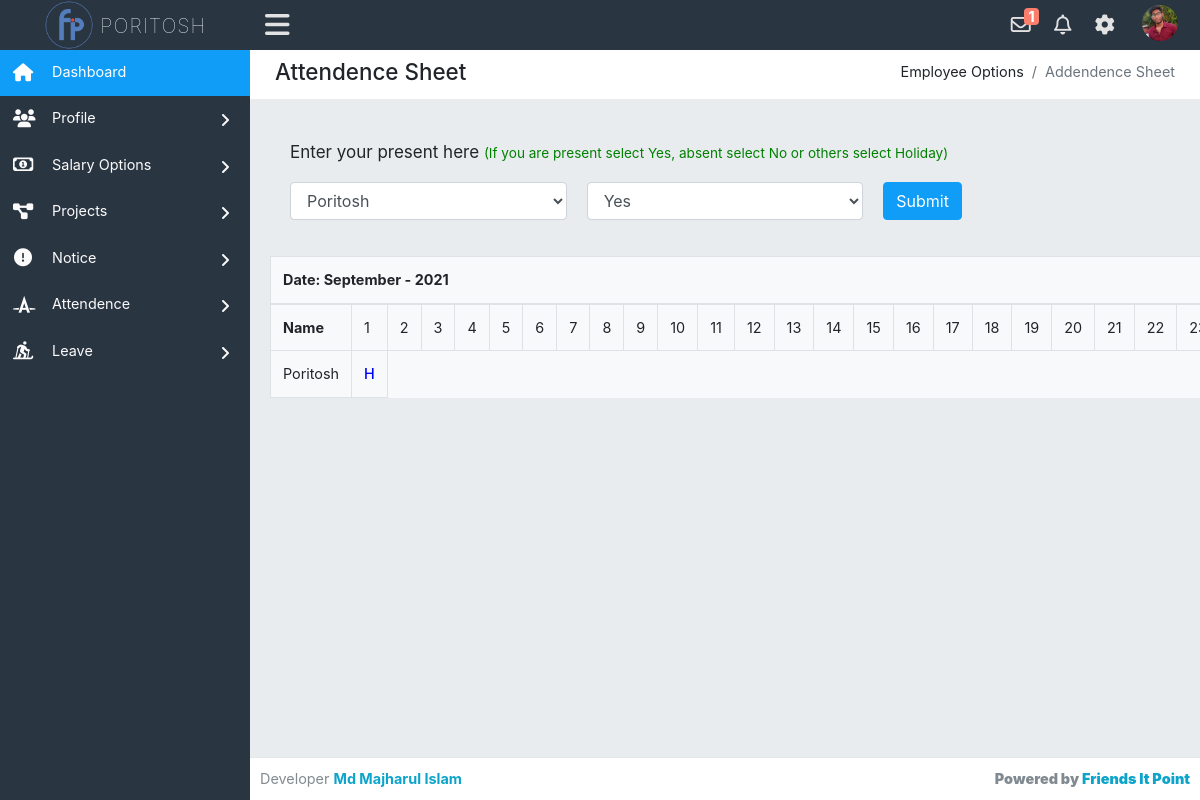
Screenshot of /attendence.php (signed in) with the database file from the repository.
### tables this page shows
CREATE TABLE `employee_info` (
  `id` int(11) NOT NULL,
  `employee_id` int(50) NOT NULL,
  `emp_fullname` varchar(100) NOT NULL,
  `emp_mail` varchar(50) NOT NULL,
  `emp_phone` int(20) NOT NULL,
  `emp_designation` varchar(50) NOT NULL,
  `emp_salary` varchar(50) NOT NULL,
  `emp_address` varchar(100) NOT NULL,
  `emp_password` varchar(150) NOT NULL,
  `emp_bio` varchar(1000) NOT NULL,
  `profile_pic` varchar(50) NOT NULL,
  `register_timedate` timestamp NOT NULL DEFAULT current_timestamp(),
  `total_salary` varchar(100) NOT NULL
);

CREATE TABLE `attendence` (
  `id` int(11) NOT NULL,
  `emp_id` int(11) NOT NULL,
  `attend_status` varchar(20) NOT NULL,
  `present_time` varchar(25) NOT NULL,
  `today_date` varchar(25) NOT NULL
);

### attendence.php (the view, shortened to what this page needs)
<?php require_once('header.php'); ?>
<div class="row">
    <div class="col-xl-12">
        <div class="breadcrumb-holder">
            <h1 class="main-title float-left">Attendence Sheet</h1>
            <ol class="breadcrumb float-right">
                <li class="breadcrumb-item">Employee Options</li>
                <li class="breadcrumb-item active">Addendence Sheet</li>
            </ol>
            <div class="clearfix"></div>
        </div>
    </div>
</div>
<div class="card-body">
    <p style="font-size:17px">Enter your present here <small style="color:green">(If you are present select Yes, absent select No or others select Holiday)</small></p style="font-size:17px">
    <form action="" method="POST">
        <div class="row">
            <div class="col-md-4">
                <div class="form-group">
                    <select name="emp_id" class="form-control">
                        <?php
                            $view = $pdo->prepare('SELECT id,emp_fullname FROM employee_info WHERE id=?');
                            $view->execute(array($_SESSION['logged_emp']));
                            $view_all = $view->fetchAll(PDO::FETCH_ASSOC);
                            foreach($view_all as $allemp) :
                         ?>
                        <option value="<?php echo $allemp['id']; ?>"><?php echo $allemp['emp_fullname']; ?></option>
                        <?php endforeach; ?>
                    </select>
                </div>
            </div>
            <div class="col-md-4">
                <div class="form-group">
                    <select name="attend_status" class="form-control">
                        <option value="p">Yes</option>
                    </select>
                </div>
            </div>
            <div class="col-md-4">
                <div class="form-group m-b-0">
                    <button class="btn btn-primary" type="submit" name="present">
                        Submit
                    </button>
                </div>
            </div>
        </div>
    </form>
</div>
<div class="row">
	<div class="col-md-12">
        <div class="table-responsive">
           <table class="table table-bordered bg-light">
              <thead>
                <tr>
                  <th scope="col" colspan="31">Date: <?php echo date('F - Y') ?></th>
                </tr>
              </thead>
              <tbody>
                <tr>
                    <th>Name</th>
                    <?php for($i = 1;$i <= date('t');$i++) : ?>
                    <td><?php echo $i; ?></td>
                    <?php endfor; ?>
                </tr>
                <?php
                    $viewdata = $pdo->prepare('SELECT * FROM employee_info WHERE id=?');
                    $viewdata->execute(array($_SESSION['logged_emp']));
                    $result = $viewdata->fetchAll(PDO::FETCH_ASSOC);
                    foreach ($result as $row) :
                ?>
                <tr>
                    <td><?php echo  $row['emp_fullname']; ?></td>
                    <?php
                        $statement = $pdo->prepare('SELECT * FROM attendence WHERE emp_id=?');
                        $statement->execute(array($row['id']));
                        $result = $statement->fetchAll(PDO::FETCH_ASSOC);
                        foreach ($result as $attend) :
                    ?>
                    <td>
                        <?php
                            if($attend['attend_status'] == 'p') {
                                if($attend['present_time'] < '08:01:00 am' AND $attend['present_time'] < '12:00:00 pm') {
                                    echo '<span style="color:green;font-weight:500">P</span>';
                                }
                                else{
                                    echo '<span style="color:red;font-weight:500">L</span>';
                                }
                            }
                            else{
                                if($attend['attend_status'] == 'a'){
                                    echo '<span style="color:red;font-weight:500">A</span>';
                                }
                                else{
                                    echo '<span style="color:blue;font-weight:500">H</span>';
                                }
                            }
                        ?>
                    </td>
                    <?php endforeach; ?>
                </tr>
                <?php endforeach; ?>
              </tbody>
            </table>
        </div>
    </div>
</div>
<?php require_once('footer.php'); ?>

### header.php (shortened to what this page needs)
<?php require_once('config.php'); ?>
<!DOCTYPE html>
<html lang="en">
<head>
    <link href="assets/css/bootstrap.min.css" rel="stylesheet" type="text/css" />
    <link href="assets/font-awesome/css/all.css" rel="stylesheet" type="text/css" />
    <link rel="stylesheet" href="fancybox-master/dist/jquery.fancybox.min.css">
    <link rel="stylesheet" href="livedatetime/clock.css">
    <link rel="stylesheet" href="livedatetime/calendar.css">
    <link href='https://netdna.bootstrapcdn.com/font-awesome/3.2.1/css/font-awesome.css' rel='stylesheet' type='text/css'>
    <link rel="stylesheet" type="text/css" href="assets/css/dataTables.bootstrap.min.css" />
    <link rel="stylesheet" type="text/css" href="assets/plugins/datatables/datatables.min.css" />
    <link href="assets/css/style.css" rel="stylesheet" type="text/css" />
</head>
<body class="adminbody">
    <div id="main">
        <div class="headerbar">
            <?php
                $stm = $pdo->prepare('SELECT * FROM employee_info WHERE id=?');
                $stm->execute(array($_SESSION['logged_emp']));
                $rslt = $stm->fetchAll(PDO::FETCH_ASSOC);
                foreach($rslt as $row) :
            ?>
            <div class="headerbar-left">
                <a href="index.php" class="logo">
                    <img alt="Logo" src="assets/images/logo.png" />
                    <span><?php echo $row['emp_fullname']; ?></span>
                </a>
            </div>
            <nav class="navbar-custom">
                <ul class="list-inline float-right mb-0">
                    <li class="list-inline-item dropdown notif">
                        <a class="nav-link dropdown-toggle arrow-none" data-toggle="dropdown" href="#" aria-haspopup="false" aria-expanded="false">
                            <i class="far fa-envelope"></i>
                            <?php
                                $notify_s = $pdo->prepare('SELECT * FROM notification WHERE emp_id=? AND type=? AND status=? ORDER BY date DESC');
                                $notify_s->execute(array($_SESSION['logged_emp'],'salary','unread'));
                                $notify_result = $notify_s->fetchAll(PDO::FETCH_ASSOC);
                                if(count($notify_result) > 0 ) :
                             ?>
                            <span class="mycounter"><?php echo count($notify_result); ?></span>
                            <?php endif; ?>
                        </a>
                    </li>
                    <li class="list-inline-item dropdown notif">
                        <a class="nav-link dropdown-toggle arrow-none" data-toggle="dropdown" href="#" aria-haspopup="false" aria-expanded="false">
                            <i class="far fa-bell"></i>
                        </a>
                    </li>
                    <li class="list-inline-item dropdown notif">
                        <a class="nav-link dropdown-toggle arrow-none" data-toggle="dropdown" href="#" aria-haspopup="false" aria-expanded="false">
                            <i class="fas fa-cog"></i>
                        </a>
                    </li>
                    <li class="list-inline-item dropdown notif">
                        <a class="nav-link dropdown-toggle nav-user" data-toggle="dropdown" href="#" aria-haspopup="false" aria-expanded="false">
                            <?php if($row['profile_pic'] != 'avatar') : ?>
                            <img src="uploads/<?php echo $row['profile_pic']; ?>" alt="Profile image" class="avatar-rounded">
                            <?php else : ?>
                            <img src="assets/images/avatars/admin.png" alt="Profile image" class="avatar-rounded">
                        </a>
                        <?php endif; endforeach; ?>
                    </li>
                </ul>
                <ul class="list-inline menu-left mb-0">
                    <li class="float-left">
                        <button class="button-menu-mobile open-left">
                            <i class="fas fa-bars"></i>
                        </button>
                    </li>
                </ul>
            </nav>
        </div>
        <div class="left main-sidebar">
            <div class="sidebar-inner leftscroll">
                <div id="sidebar-menu">
                    <ul>
                        <li class="submenu">
                            <a class="active" href="index.php">
                                <i class="fas fa-home"></i>
                                <span> Dashboard </span>
                            </a>
                        </li>
                        <li class="submenu">
                            <a id="tables" href="#">
                                <i class="fas fa-users"></i>
                                <span> Profile </span>
                                <span class="menu-arrow"></span>
                            </a>
                        </li>
                        <li class="submenu">
                            <a id="tables" href="#">
                                <i class="far fa-money-bill-alt"></i>
                                <span> Salary Options </span>
                                <span class="menu-arrow"></span>
                            </a>
                        </li>
                        <li class="submenu">
                            <a id="tables" href="#">
                                <i class="fas fa-project-diagram"></i>
                                <span> Projects </span>
                                <span class="menu-arrow"></span>
                            </a>
                        </li>
                        <li class="submenu">
                            <a id="tables" href="#">
                                <i class="fas fa-exclamation-circle"></i>
                                <span> Notice </span>
                                <span class="menu-arrow"></span>
                            </a>
                        </li>
                        <li class="submenu">
                            <a id="tables" href="#">
                                <i class="fab fa-autoprefixer"></i>
                                <span> Attendence </span>
                                <span class="menu-arrow"></span>
                            </a>
                        </li>
                        <li class="submenu">
                            <a id="tables" href="#">
                                <i class="fas fa-skiing-nordic"></i>
                                <span> Leave </span>
                                <span class="menu-arrow"></span>
                            </a>
                        </li>
                    </ul>
                </div>
            </div>
        </div>
        <div class="content-page">
            <div class="content">
                <div class="container-fluid">

### livedatetime/clock.css (style rules this page uses)
* { margin: 0; padding: 0; box-sizing: border-box; }

### rows the page displays
employee_info: emp_fullname "PORITOSH", count($notify_result) "1", profile_pic (picture), emp_fullname "Poritosh"
attendence: attend_status "H"

### other values shown
form field emp_id "Poritosh"
